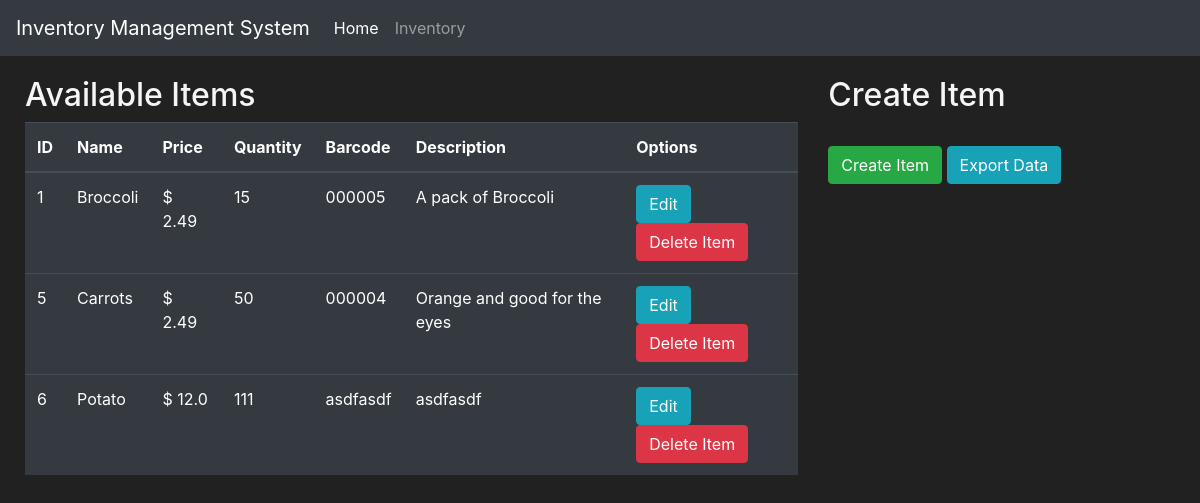
The page /inventory on the database as committed earlier.
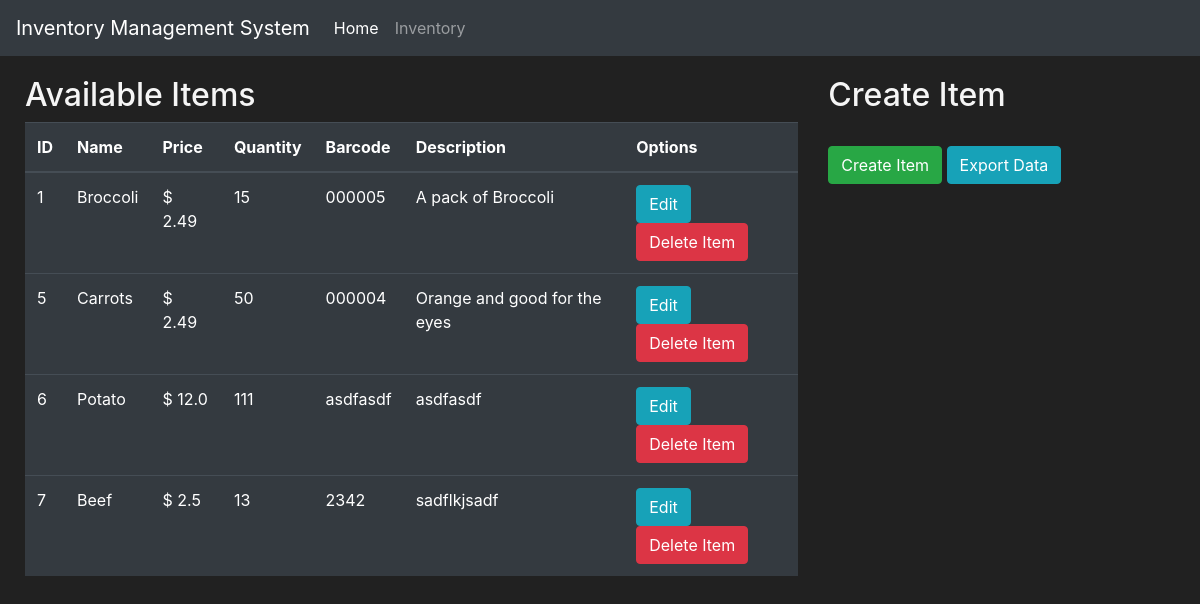
The same page on the database as committed later.
### inventory/models.py (models this page shows)
class Item(db.Model):
    id = db.Column(db.Integer(), primary_key = True)
    name = db.Column(db.String(length = 30), nullable = False, unique = True)
    price = db.Column(db.Float(), nullable = False)
    quantity = db.Column(db.Integer(), nullable = False)
    barcode = db.Column(db.String(length = 12), nullable = False, unique = True)
    description = db.Column(db.String(length = 1024), nullable = False)

### inventory/routes.py (the view, shortened to what this page needs)
@app.route('/inventory', methods=['GET', 'POST'])
def inventory_page():
    deleting_form = DeleteItemForm()
    creating_form = CreateItemForm()
    editing_form = EditItemForm()
    if request.method == "GET":
        items = Item.query.all()
        return render_template('inventory.html', items=items, deleting_form = deleting_form, creating_form = creating_form, editing_form = editing_form)

### inventory/templates/inventory.html (shortened to what this page needs)
{% extends 'base.html' %}
{% block content %}
    <div class = "row" style="margin-top:20px; margin-left:10px">
        <div class="col-8">
            <h2>Available Items</h2>
            <table class="table table-hover table-dark">
                <thead>
                    <tr>
                        <th scope="col">ID</th>
                        <th scope="col">Name</th>
                        <th scope="col">Price</th>
                        <th scope="col">Quantity</th>
                        <th scope="col">Barcode</th>
                        <th scope="col">Description</th>
                        <th scope="col">Options</th>
                    </tr>
                </thead>
                <tbody>
                    {% for item in items %}
                    <tr>
                        <td>{{ item.id }}</td>
                        <td>{{ item.name }}</td>
                        <td>$ {{ item.price }}</td>
                        <td>{{ item.quantity }}</td>
                        <td>{{ item.barcode }}</td>
                        <td>{{ item.description }}</td>
                        <td>
                            <button class="btn btn-outline btn-info" data-toggle="modal" data-target="#Modal-Edit-{{ item.id }}">Edit</button>
                            <button class="btn btn-outline btn-danger" data-toggle="modal" data-target="#Modal-Delete-{{ item.id }}">Delete Item</button>
                        </td>
                    </tr>
                    {% endfor %}
                </tbody>
            </table>
        </div>
        <div class="col-4">
            <h2>Create Item</h2>
            <br>
            <button class="btn btn-outline btn-success" data-toggle="modal" data-target="#Modal-CreateItem">Create Item</button>
            <a href="{{ url_for('export_page') }}" class="btn btn-outline btn-info">Export Data</a>
        </div>
    </div>
{% endblock %}

### inventory/templates/base.html (shortened to what this page needs)
<!doctype html>
<html lang="en">
<head>
    <link rel="stylesheet" href="https://cdn.jsdelivr.net/npm/bootstrap@4.5.3/dist/css/bootstrap.min.css"
>
</head>
<body>
    <nav class="navbar navbar-expand-md navbar-dark bg-dark">
        <a class="navbar-brand" href="#">Inventory Management System</a>
        <div class="collapse navbar-collapse" id="navbarNav">
            <ul class="navbar-nav mr-auto">
                <li class="nav-item active">
                    <a class="nav-link" href="{{ url_for('home_page') }}">Home</a>
                </li>
                <li class="nav-item">
                    <a class="nav-link" href="{{ url_for('inventory_page') }}">Inventory</a>
                </li>
            </ul>
        </div>
    </nav>
    {% block content %}
    {% endblock %}
</body>
</html>

### inventory/templates/base.html (style rules this page uses)
body { background-color: #212121; color: whitesmoke }

Rows that differ between the two databases and show on the page:
added Item: id "7", name "Beef", price "2.5", quantity "13", barcode "2342", description "sadflkjsadf"
